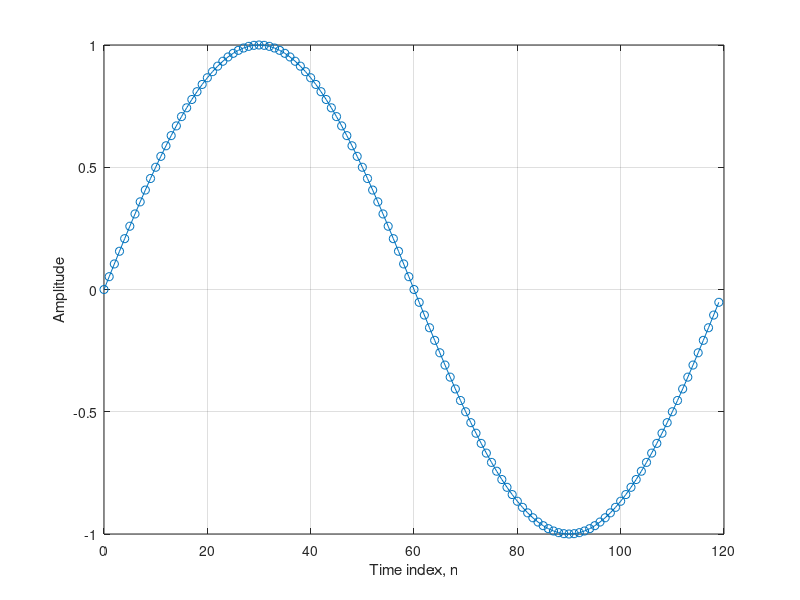

The MATLAB source for this figure:
%
% example7_1.m - MATLAB code for generation of 200 Hz 
%                sinewave with sampling rate 4 kHz 
%

% For the book "Real Time Digital Signal Processing: 
%               Fundamentals, Implementation and Application, 3rd Ed"
%               By Sen M. Kuo, Bob H. Lee, and Wenshun Tian
%               Publisher: John Wiley and Sons, Ltd
%

close all; 
clear all
fs = 48000;              % Sampling rate is 4 kHz
f = 400;                % Frequency of sinewave
n = 0:1:(fs/f)-1;         % Time index n
xn = sin(2*pi*f*n/fs);  % Generate sinewave
plot(n,xn,'-o');grid on;% Plot with mark on samples
xlabel('Time index, n');
ylabel('Amplitude');
